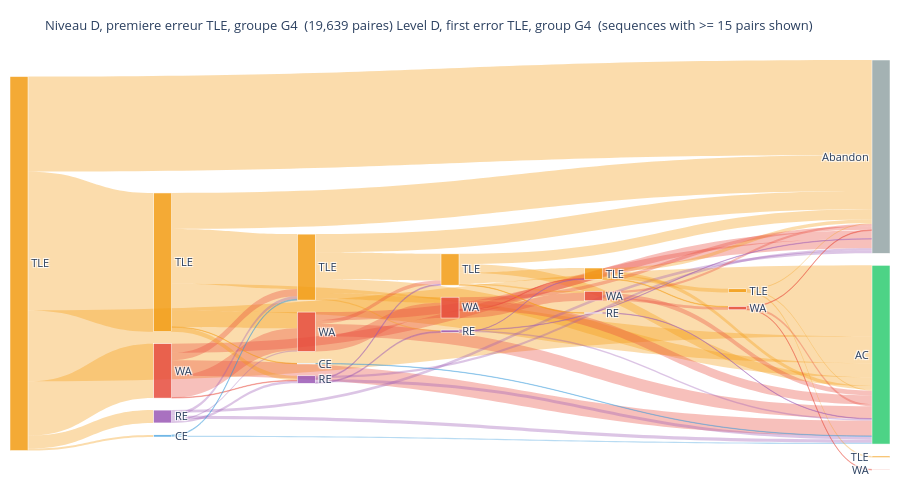
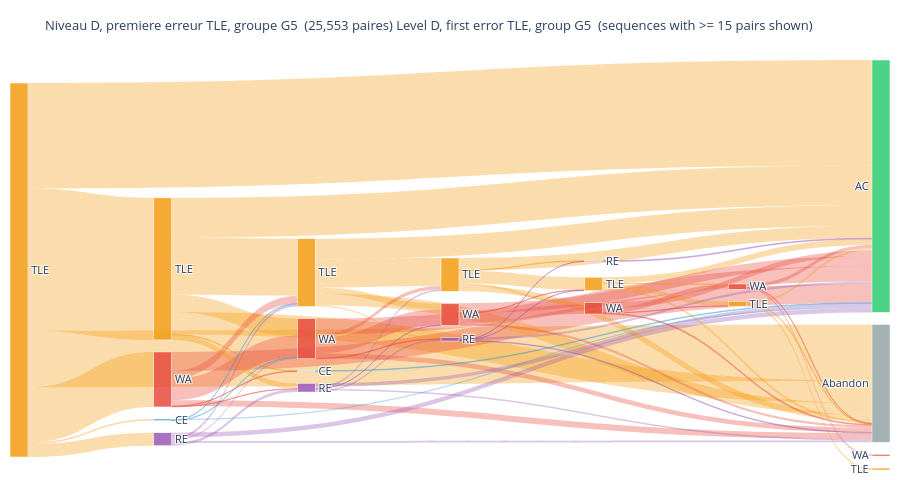

Notebook source saved alongside these figures, in order:
### Markdown cell above
---
## Section 3 : Diagrammes de Sankey, Niveau D × Groupe (première erreur TLE)
## Sankey Diagrams — Level D × Proficiency Group (first error TLE)

**🇫🇷** On isole les paires dont la **première erreur est TLE** au niveau D
et on compare les chemins suivis par les groupes G4, G5 et G6.
Hypothèse issue du notebook 06 S4 : G4 erre davantage après un TLE que G6,
qui corrige plus directement.
Ces diagrammes permettent de confirmer ou d'infirmer cette hypothèse avec la trajectoire complète.

**🇬🇧** We isolate (user, problem) pairs whose **first error is TLE** at level D
and compare the paths followed by groups G4, G5, and G6.
Hypothesis from notebook 06 S4: G4 wanders more after a TLE than G6, which corrects more directly.
These diagrams confirm or refute this hypothesis using the full submission trajectory.

> **Pourquoi TLE ?** Taux de résolution le plus bas tous niveaux confondus (NB06 S2)
> et écart inter-groupes le plus marqué au niveau D (NB06 S4).
>
> *Why TLE? Lowest resolution rate across all levels (NB06 S2) and sharpest group gap at level D (NB06 S4).*

### Code cell
MIN_PAIRS_GROUP = 15  # seuil plus bas car on découpe par groupe
                      # lower threshold since we split by group

for group in GROUPS:
    total_pairs = (
        df_seq
        .filter(
            (pl.col("difficulty") == "D") &
            (pl.col("first_error") == "TLE") &
            (pl.col("proficiency_group") == group)
        )
        ["n_pairs"].sum()
    )

    fig = build_sankey(
        df_seq,
        difficulty="D",
        first_error_filter="TLE",
        group_filter=group,
        min_pairs=MIN_PAIRS_GROUP,
        title=(
            f"Niveau D, premiere erreur TLE, groupe {group}  ({total_pairs:,} paires)\n"
            f"Level D, first error TLE, group {group}  (sequences with >= {MIN_PAIRS_GROUP} pairs shown)"
        ),
    )

    if fig is not None:
        fig.show()
    else:
        print(f"[{group}] Aucune sequence TLE au niveau D avec n_pairs >= {MIN_PAIRS_GROUP}.")

### Figure 1 — Plotly figure (JSON) as saved in the notebook; plotly's stock layout.template omitted (floating-point values rounded to 4 significant figures)
{"data": [{"arrangement": "snap", "link": {"color": ["rgba(243,156,18,0.35)", "rgba(243,156,18,0.35)", "rgba(243,156,18,0.35)", "rgba(243,156,18,0.35)", "rgba(243,156,18,0.35)", "rgba(243,156,18,0.35)", "rgba(231,76,60,0.35)", "rgba(243,156,18,0.35)", "rgba(243,156,18,0.35)", "rgba(243,156,18,0.35)", "rgba(231,76,60,0.35)", "rgba(231,76,60,0.35)", "rgba(231,76,60,0.35)", "rgba(243,156,18,0.35)", "rgba(243,156,18,0.35)", "rgba(243,156,18,0.35)", "rgba(243,156,18,0.35)", "rgba(231,76,60,0.35)", "rgba(231,76,60,0.35)", "rgba(231,76,60,0.35)", "rgba(243,156,18,0.35)", "rgba(155,89,182,0.35)", "rgba(155,89,182,0.35)", "rgba(231,76,60,0.35)", "rgba(243,156,18,0.35)", "rgba(243,156,18,0.35)", "rgba(243,156,18,0.35)", "rgba(243,156,18,0.35)", "rgba(231,76,60,0.35)", "rgba(231,76,60,0.35)", "rgba(231,76,60,0.35)", "rgba(243,156,18,0.35)", "rgba(155,89,182,0.35)", "rgba(155,89,182,0.35)", "rgba(243,156,18,0.35)", "rgba(52,152,219,0.35)", "rgba(155,89,182,0.35)", "rgba(243,156,18,0.35)", "rgba(243,156,18,0.35)", "rgba(243,156,18,0.35)", "rgba(155,89,182,0.35)", "rgba(231,76,60,0.35)", "rgba(231,76,60,0.35)", "rgba(231,76,60,0.35)", "rgba(243,156,18,0.35)", "rgba(155,89,182,0.35)", "rgba(243,156,18,0.35)", "rgba(155,89,182,0.35)", "rgba(231,76,60,0.35)", "rgba(243,156,18,0.35)", "rgba(155,89,182,0.35)", "rgba(231,76,60,0.35)", "rgba(155,89,182,0.35)", "rgba(231,76,60,0.35)", "rgba(231,76,60,0.35)", "rgba(243,156,18,0.35)", "rgba(52,152,219,0.35)", "rgba(231,76,60,0.35)", "rgba(155,89,182,0.35)", "rgba(243,156,18,0.35)", "rgba(155,89,182,0.35)", "rgba(155,89,182,0.35)", "rgba(243,156,18,0.35)", "rgba(52,152,219,0.35)"], "source": [0, 0, 0, 3, 3, 0, 4, 3, 5, 5, 4, 4, 6, 5, 7, 7, 3, 6, 6, 8, 0, 9, 9, 4, 7, 10, 10, 5, 8, 11, 8, 3, 12, 12, 0, 13, 9, 10, 14, 14, 9, 11, 15, 6, 7, 9, 5, 16, 11, 14, 12, 15, 12, 15, 4, 10, 13, 8, 16, 7, 19, 16, 3, 20], "target": [1, 2, 3, 1, 2, 4, 2, 5, 1, 2, 1, 6, 2, 7, 1, 2, 6, 1, 8, 2, 9, 2, 1, 5, 10, 1, 2, 8, 11, 2, 1, 12, 2, 1, 13, 2, 5, 14, 2, 1, 12, 15, 2, 7, 11, 6, 16, 2, 1, 17, 16, 1, 7, 18, 12, 15, 5, 10, 1, 19, 2, 10, 20, 2], "value": [4281, 3194, 6246, 1619, 1214, 2449, 695, 2469, 821, 633, 412, 986, 549, 1200, 459, 389, 727, 371, 685, 400, 578, 150, 122, 332, 475, 159, 161, 254, 356, 208, 164, 202, 143, 110, 90, 55, 134, 167, 54, 50, 113, 126, 97, 167, 70, 59, 62, 72, 92, 63, 43, 26, 43, 25, 24, 22, 35, 19, 18, 17, 17, 15, 15, 15]}, "node": {"color": ["rgba(243,156,18,0.85)", "rgba(149,165,166,0.85)", "rgba(46,204,113,0.85)", "rgba(243,156,18,0.85)", "rgba(231,76,60,0.85)", "rgba(243,156,18,0.85)", "rgba(231,76,60,0.85)", "rgba(243,156,18,0.85)", "rgba(231,76,60,0.85)", "rgba(155,89,182,0.85)", "rgba(243,156,18,0.85)", "rgba(231,76,60,0.85)", "rgba(155,89,182,0.85)", "rgba(52,152,219,0.85)", "rgba(243,156,18,0.85)", "rgba(231,76,60,0.85)", "rgba(155,89,182,0.85)", "rgba(243,156,18,0.85)", "rgba(231,76,60,0.85)", "rgba(155,89,182,0.85)", "rgba(52,152,219,0.85)"], "label": ["TLE", "Abandon", "AC", "TLE", "WA", "TLE", "WA", "TLE", "WA", "RE", "TLE", "WA", "RE", "CE", "TLE", "WA", "RE", "TLE", "WA", "RE", "CE"], "line": {"color": "white", "width": 0.5}, "pad": 12, "thickness": 18}, "type": "sankey"}], "layout": {"font": {"size": 11}, "height": 480, "margin": {"b": 10, "l": 10, "r": 10, "t": 60}, "title": {"font": {"size": 13}, "text": "Niveau D, premiere erreur TLE, groupe G4  (19,639 paires)\nLevel D, first error TLE, group G4  (sequences with >= 15 pairs shown)"}}}

### Figure 2 — Plotly figure (JSON) as saved in the notebook; plotly's stock layout.template omitted (floating-point values rounded to 4 significant figures)
{"data": [{"arrangement": "snap", "link": {"color": ["rgba(243,156,18,0.35)", "rgba(243,156,18,0.35)", "rgba(243,156,18,0.35)", "rgba(243,156,18,0.35)", "rgba(243,156,18,0.35)", "rgba(243,156,18,0.35)", "rgba(231,76,60,0.35)", "rgba(243,156,18,0.35)", "rgba(243,156,18,0.35)", "rgba(243,156,18,0.35)", "rgba(231,76,60,0.35)", "rgba(231,76,60,0.35)", "rgba(243,156,18,0.35)", "rgba(243,156,18,0.35)", "rgba(243,156,18,0.35)", "rgba(231,76,60,0.35)", "rgba(243,156,18,0.35)", "rgba(155,89,182,0.35)", "rgba(243,156,18,0.35)", "rgba(243,156,18,0.35)", "rgba(243,156,18,0.35)", "rgba(231,76,60,0.35)", "rgba(231,76,60,0.35)", "rgba(231,76,60,0.35)", "rgba(243,156,18,0.35)", "rgba(231,76,60,0.35)", "rgba(243,156,18,0.35)", "rgba(155,89,182,0.35)", "rgba(231,76,60,0.35)", "rgba(231,76,60,0.35)", "rgba(155,89,182,0.35)", "rgba(243,156,18,0.35)", "rgba(243,156,18,0.35)", "rgba(243,156,18,0.35)", "rgba(231,76,60,0.35)", "rgba(231,76,60,0.35)", "rgba(231,76,60,0.35)", "rgba(243,156,18,0.35)", "rgba(52,152,219,0.35)", "rgba(243,156,18,0.35)", "rgba(155,89,182,0.35)", "rgba(231,76,60,0.35)", "rgba(155,89,182,0.35)", "rgba(155,89,182,0.35)", "rgba(155,89,182,0.35)", "rgba(243,156,18,0.35)", "rgba(243,156,18,0.35)", "rgba(231,76,60,0.35)", "rgba(243,156,18,0.35)", "rgba(155,89,182,0.35)", "rgba(155,89,182,0.35)", "rgba(155,89,182,0.35)", "rgba(231,76,60,0.35)", "rgba(243,156,18,0.35)", "rgba(155,89,182,0.35)", "rgba(243,156,18,0.35)", "rgba(231,76,60,0.35)", "rgba(231,76,60,0.35)", "rgba(155,89,182,0.35)", "rgba(155,89,182,0.35)", "rgba(155,89,182,0.35)", "rgba(243,156,18,0.35)", "rgba(52,152,219,0.35)", "rgba(52,152,219,0.35)", "rgba(231,76,60,0.35)", "rgba(231,76,60,0.35)", "rgba(52,152,219,0.35)", "rgba(231,76,60,0.35)", "rgba(231,76,60,0.35)", "rgba(155,89,182,0.35)"], "source": [0, 0, 0, 3, 3, 0, 4, 3, 5, 5, 4, 6, 5, 7, 3, 4, 0, 8, 7, 7, 9, 6, 10, 4, 5, 6, 3, 11, 10, 12, 8, 9, 13, 9, 6, 12, 14, 0, 15, 7, 8, 10, 8, 11, 11, 13, 13, 14, 5, 18, 11, 8, 12, 7, 19, 9, 4, 10, 18, 11, 18, 3, 20, 15, 12, 4, 15, 6, 14, 18], "target": [1, 2, 3, 1, 2, 4, 1, 5, 1, 2, 6, 1, 7, 1, 6, 2, 8, 1, 2, 9, 1, 10, 1, 5, 10, 2, 11, 1, 12, 1, 2, 13, 1, 2, 7, 14, 1, 15, 1, 12, 5, 2, 11, 2, 7, 16, 2, 17, 18, 1, 18, 6, 2, 19, 1, 14, 11, 9, 2, 10, 19, 20, 1, 6, 13, 20, 5, 18, 2, 9], "value": [6240, 3345, 8401, 2346, 1316, 3253, 1127, 3389, 1233, 690, 1268, 918, 1652, 719, 1020, 355, 769, 260, 361, 747, 353, 936, 583, 457, 361, 285, 311, 207, 571, 323, 113, 269, 130, 134, 211, 283, 196, 103, 68, 109, 150, 138, 171, 83, 104, 115, 42, 102, 76, 133, 98, 75, 56, 31, 51, 31, 30, 25, 38, 20, 20, 19, 35, 19, 18, 16, 16, 32, 16, 15]}, "node": {"color": ["rgba(243,156,18,0.85)", "rgba(46,204,113,0.85)", "rgba(149,165,166,0.85)", "rgba(243,156,18,0.85)", "rgba(231,76,60,0.85)", "rgba(243,156,18,0.85)", "rgba(231,76,60,0.85)", "rgba(243,156,18,0.85)", "rgba(155,89,182,0.85)", "rgba(243,156,18,0.85)", "rgba(231,76,60,0.85)", "rgba(155,89,182,0.85)", "rgba(231,76,60,0.85)", "rgba(243,156,18,0.85)", "rgba(231,76,60,0.85)", "rgba(52,152,219,0.85)", "rgba(243,156,18,0.85)", "rgba(231,76,60,0.85)", "rgba(155,89,182,0.85)", "rgba(155,89,182,0.85)", "rgba(52,152,219,0.85)"], "label": ["TLE", "AC", "Abandon", "TLE", "WA", "TLE", "WA", "TLE", "RE", "TLE", "WA", "RE", "WA", "TLE", "WA", "CE", "TLE", "WA", "RE", "RE", "CE"], "line": {"color": "white", "width": 0.5}, "pad": 12, "thickness": 18}, "type": "sankey"}], "layout": {"font": {"size": 11}, "height": 480, "margin": {"b": 10, "l": 10, "r": 10, "t": 60}, "title": {"font": {"size": 13}, "text": "Niveau D, premiere erreur TLE, groupe G5  (25,553 paires)\nLevel D, first error TLE, group G5  (sequences with >= 15 pairs shown)"}}}
